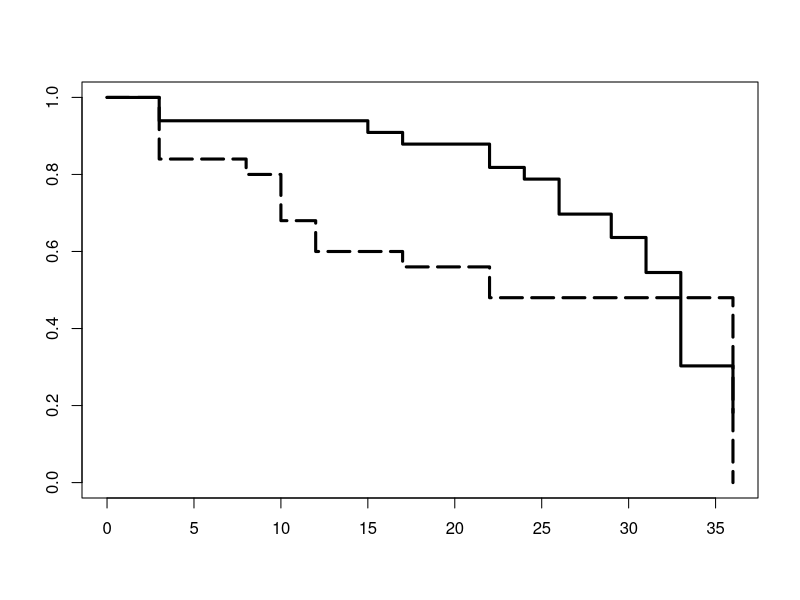
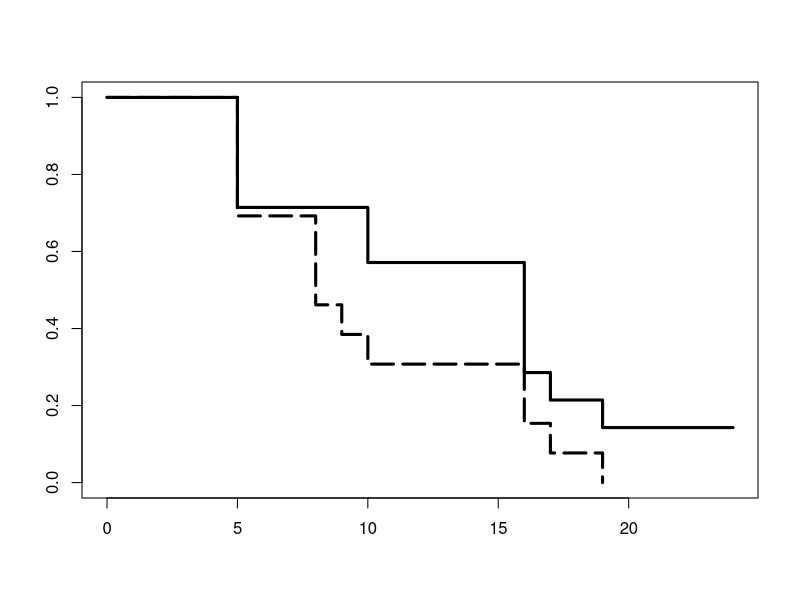
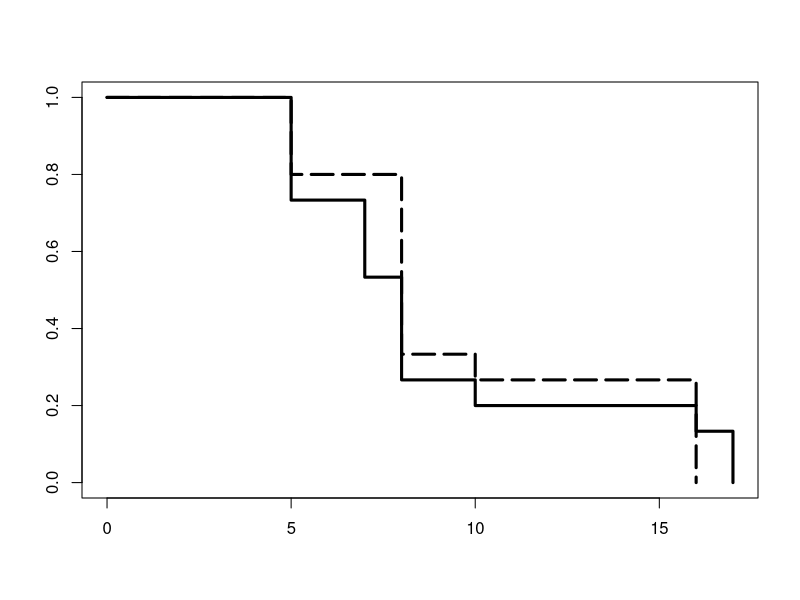
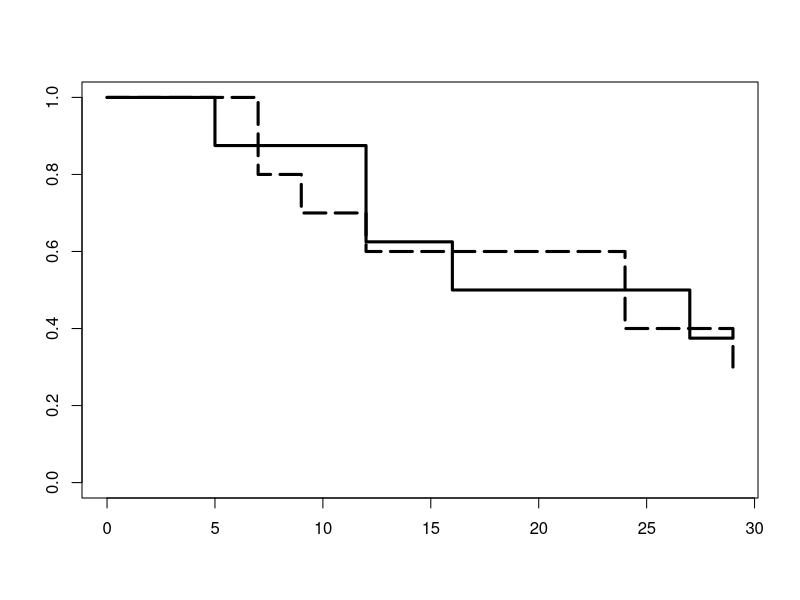
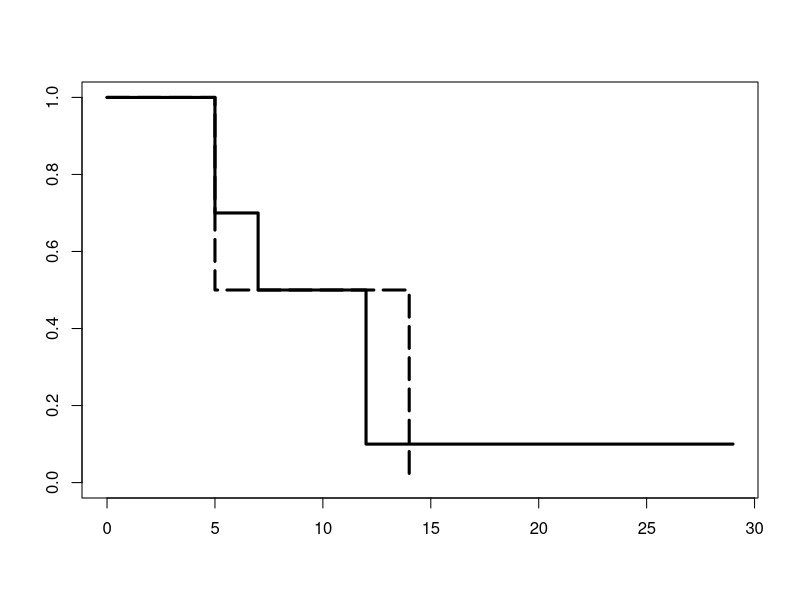
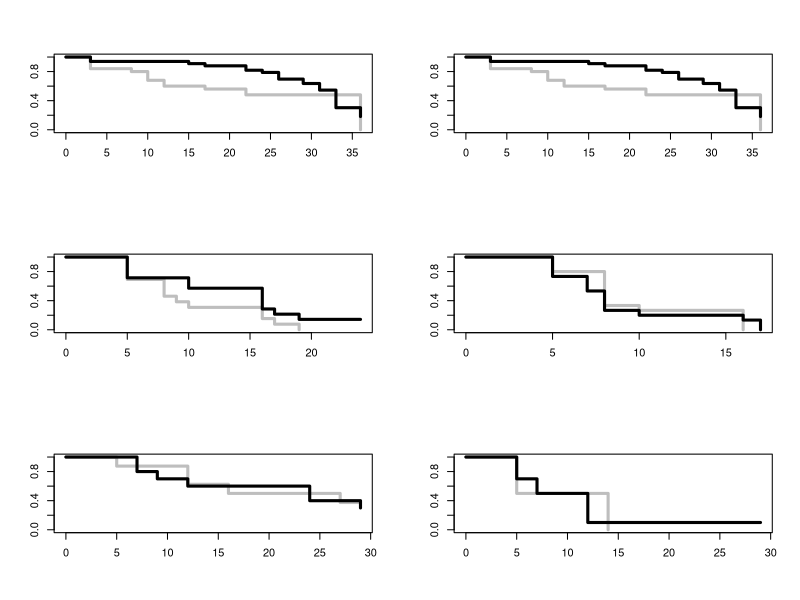
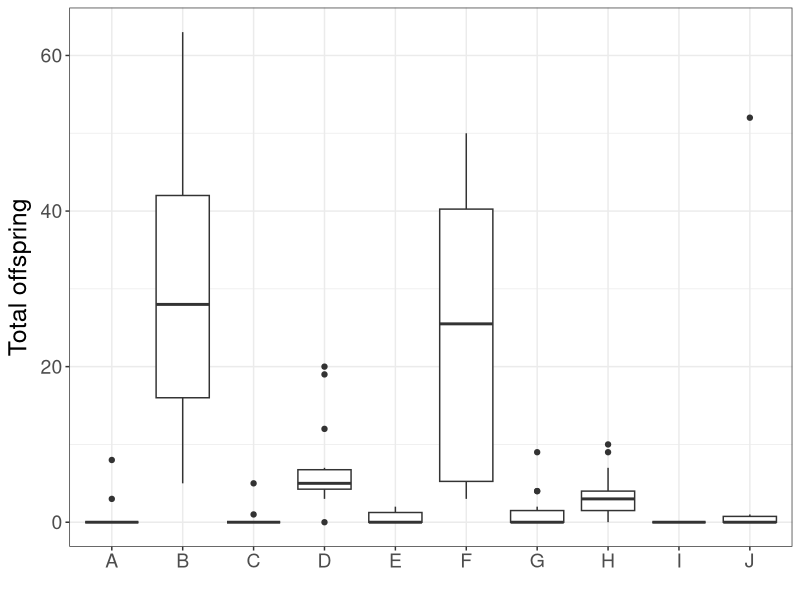

R code for these plots, in order: (Note: this script raises an error after producing the figures.)
#=============================================================================================================#
# Script created by Meghan Duffy, duffymeg@umich.edu
# Script created in version R 3.1.2 
# This script is for analyzing data related to the Duffy et al. paper re-describing
# the Daphnia brood parasite Blastulidium paedophthorum (Bp)
#=============================================================================================================#

# Set working directory
#use line below if working on pc
setwd("C:/Users/duffymeg/Box Sync/Parasites/BroodParasite/CodeforDuffyetalBPpaper")
#use line below if working on mac
# setwd("~/Box Sync/Parasites/BroodParasite/CodeforDuffyetalBPpaper")

# load all data
# North Fall 2013 life table
brooddataNorth2013 <- read.table("NorthBPLifeTable2013.txt", header=TRUE, sep="\t", na.strings="?", dec=".", strip.white=TRUE)
# Now moving on to Fall 2014 data 
# North Lake:
brooddataNorth2014 <- read.csv("NorthBPLifeTable2014.csv", header=TRUE, na.strings="?", dec=".", strip.white=TRUE)
brooddataNorth2014dentifera <- subset(brooddataNorth2014,Treatment=="Infected Dent" | Treatment=="Uninfected Dent")
brooddataNorth2014retrocurva <- subset(brooddataNorth2014,Treatment=="Infected Retro" | Treatment=="Uninfected Retro")
# Cedar Lake:
brooddataCedar2014 <- read.csv("CedarBPLifeTable2014.csv", header=TRUE, na.strings="?", dec=".", strip.white=TRUE)
brooddataCedar2014dentifera <- subset(brooddataCedar2014,Treatment=="Infected Dent" | Treatment=="Uninfected Dent")
brooddataCedar2014retrocurva <- subset(brooddataCedar2014,Treatment=="Infected Retro" | Treatment=="Uninfected Retro")

# Survival analyses
library(survival)
#Note "Censored" column is whether or not the animal died before experimental takedown 1= yes, it died during the experiment, 0 = no, it survived until the end

# North 2013 data:
model1 <- survfit(Surv(brooddataNorth2013$Day.Death, brooddataNorth2013$Censored) ~ brooddataNorth2013$Treatment)
plot(model1, lty=c(5,1),lwd=3)

tapply(brooddataNorth2013$Day.Death,brooddataNorth2013$Treatment,mean,na.rm=TRUE)

# Cox's proportional hazard model 
coxfit1 <- coxph(Surv(brooddataNorth2013$Day.Death, brooddataNorth2013$Censored) ~ brooddataNorth2013$Treatment)  
summary(coxfit1)   

# North 2014 dentifera data:
model2 <- survfit(Surv(brooddataNorth2014dentifera$Day.Death, brooddataNorth2014dentifera$Censored) ~ brooddataNorth2014dentifera$Treatment)
plot(model2, lty=c(5,1),lwd=3)

tapply(brooddataNorth2014dentifera$Day.Death,brooddataNorth2014dentifera$Treatment,mean,na.rm=TRUE)

coxfit2 <- coxph(Surv(brooddataNorth2014dentifera$Day.Death, brooddataNorth2014dentifera$Censored) ~ brooddataNorth2014dentifera$Treatment)  
summary(coxfit2)   

# North 2014 retrocurva data:
model3 <- survfit(Surv(brooddataNorth2014retrocurva$Day.Death, brooddataNorth2014retrocurva$Censored) ~ brooddataNorth2014retrocurva$Treatment)
plot(model3, lty=c(5,1),lwd=3)

tapply(brooddataNorth2014retrocurva$Day.Death,brooddataNorth2014retrocurva$Treatment,mean,na.rm=TRUE)

coxfit3 <- coxph(Surv(brooddataNorth2014retrocurva$Day.Death, brooddataNorth2014retrocurva$Censored) ~ brooddataNorth2014retrocurva$Treatment)  
summary(coxfit3)   

# Cedar 2014 dentifera data:
model4 <- survfit(Surv(brooddataCedar2014dentifera$Day.Death, brooddataCedar2014dentifera$Censored) ~ brooddataCedar2014dentifera$Treatment)
plot(model4, lty=c(1,5),lwd=3)

tapply(brooddataCedar2014dentifera$Day.Death,brooddataCedar2014dentifera$Treatment,mean,na.rm=TRUE)

coxfit4 <- coxph(Surv(brooddataCedar2014dentifera$Day.Death, brooddataCedar2014dentifera$Censored) ~ brooddataCedar2014dentifera$Treatment)  
summary(coxfit4)   

# Cedar 2014 retrocurva data:
model5 <- survfit(Surv(brooddataCedar2014retrocurva$Day.Death, brooddataCedar2014retrocurva$Censored) ~ brooddataCedar2014retrocurva$Treatment)
plot(model5, lty=c(5,1),lwd=3)

tapply(brooddataCedar2014retrocurva$Day.Death,brooddataCedar2014retrocurva$Treatment,mean,na.rm=TRUE)

coxfit5 <- coxph(Surv(brooddataCedar2014retrocurva$Day.Death, brooddataCedar2014retrocurva$Censored) ~ brooddataCedar2014retrocurva$Treatment)  
summary(coxfit5)  


# One big figure with all the survival plots:
par(mfrow=c(3,2))
plot(model1, lty=c(1,1),lwd=3, col=c("gray","black"))
plot(model1, lty=c(1,1),lwd=3, col=c("gray","black")) # placeholder; will delete when export
plot(model2, lty=c(1,1),lwd=3, col=c("gray","black"))
plot(model3, lty=c(1,1),lwd=3, col=c("gray","black"))
plot(model4, lty=c(1,1),lwd=3, col=c("gray","black"))
plot(model5, lty=c(1,1),lwd=3, col=c("gray","black"))

## Now combining all the data into one big dataset to plot reproduction:
brooddataNorth2013$LakeYear <- "North2013"
brooddataNorth2013$Host <- "dentifera"
brooddataNorth2013$Infection <- brooddataNorth2013$Treatment

library(stringr)
library(plyr)

list <- str_split(brooddataNorth2014$Treatment, " ", n = 2)
df <- ldply(list)
colnames(df) <- c("Infection", "Host")

brooddataNorth2014$Infection <- df$Infection
brooddataNorth2014$Host <- df$Host

list <- str_split(brooddataCedar2014$Treatment, " ", n = 2)
df <- ldply(list)
colnames(df) <- c("Infection", "Host")

brooddataCedar2014$Infection <- df$Infection
brooddataCedar2014$Host <- df$Host

brooddataNorth2014$LakeYear <- "North2014"
brooddataCedar2014$LakeYear <- "Cedar2014"

brooddataNorth2013$Other.Infect <- NULL

allbrooddata <- rbind(brooddataNorth2013,brooddataNorth2014,brooddataCedar2014)

allbrooddata$Host <- str_replace(allbrooddata$Host,"dentifera","Dent")

allbrooddata$Dummy <- "Q"
allbrooddata$Dummy[1:25] <- "A"
allbrooddata$Dummy[26:58] <- "B"
allbrooddata$Dummy[59:71] <- "C"
allbrooddata$Dummy[72:85] <- "D"
allbrooddata$Dummy[86:100] <- "G"
allbrooddata$Dummy[101:115] <- "H"
allbrooddata$Dummy[116:123] <- "E"
allbrooddata$Dummy[124:133] <- "F"
allbrooddata$Dummy[134:137] <- "I"
allbrooddata$Dummy[138:147] <- "J"

library(ggplot2)
ggplot(allbrooddata, aes(x=Dummy, y=Sum.Offspring)) + 
  geom_boxplot() + theme_bw() +
  labs(x=" ", y=expression(paste("Total offspring"))) + theme(
    axis.title.y = element_text(size=18,vjust=0.9),
    axis.text.x = element_text(size=14),
    axis.text.y = element_text(size=14)
  ) 

# now analyzing 
#For North 2013
#get mean reproduction of the two treatments
tapply(brooddataNorth2013$Sum.Offspring,brooddataNorth2013$Treatment,mean,na.rm=TRUE)

# non-parametric permutation test using the coin package:
library(coin)

# North 2013:
oneway_test(Sum.Offspring ~ Treatment, data=brooddataNorth2013,
            distribution=approximate(B=9999))

#For North 2014
#get mean reproduction of the two treatments
tapply(brooddataNorth2014$Sum.Offspring,brooddataNorth2014$Treatment,mean,na.rm=TRUE)

#test North 2014 dentifera using the coin package:
oneway_test(Sum.Offspring ~ Treatment, data=brooddataNorth2014dentifera,
            distribution=approximate(B=9999))

#North 2014 retrocurva
oneway_test(Sum.Offspring ~ Treatment, data=brooddataNorth2014retrocurva,
            distribution=approximate(B=9999))

#For Cedar 2014
#get mean reproduction of the treatments
tapply(brooddataCedar2014$Sum.Offspring,brooddataCedar2014$Treatment,mean,na.rm=TRUE)

#test Cedar 2014 dentifera using the coin package:
oneway_test(Sum.Offspring ~ Treatment, data=brooddataCedar2014dentifera,
            distribution=approximate(B=9999))

# test Cedar 2014 retrocurva:
oneway_test(Sum.Offspring ~ Treatment, data=brooddataCedar2014retrocurva,
            distribution=approximate(B=9999))


# looking at recovery of infected hosts
tapply(allbrooddata$Did.Clear,list(allbrooddata$LakeYear,allbrooddata$Host,allbrooddata$Infection),mean,na.rm=TRUE)
tapply(allbrooddata$Did.Clear,list(allbrooddata$LakeYear,allbrooddata$Host,allbrooddata$Infection),sum,na.rm=TRUE)
tapply(allbrooddata$Sum.Offspring,list(allbrooddata$LakeYear,allbrooddata$Host,allbrooddata$Infection,allbrooddata$Did.Clear),mean,na.rm=TRUE)

#######################CODE FOR FIELD DATA ANALYSES#####################################
library(reshape2)
library(scales)

parasitedata <- read.csv("2014ParasiteSurveyJustBrood.csv")

colnames(parasitedata)

#remove species-lake-date combinations where scanned fewer than 20 individuals of a given species
parasitedata <- subset(parasitedata,Total>19)

#remove ambigua and mendotae
shortdata <- subset(parasitedata,!Species%in%c("Ambigua","Mendotae"))

#format dates correctly
shortdata <- mutate(shortdata,Date=as.Date(Date,format="%d-%b-%y"))

shortdata$Lake <- str_replace(shortdata$Lake,"Little Appleton","LittleAppleton")
shortdata$Lake <- factor(shortdata$Lake)
shortdata$Lake2 <- shortdata$Lake
shortdata$Lake2 <- mapvalues(shortdata$Lake2, from = c("Appleton", "Bishop", "Bruin", "Cedar", "CrookedP", "CrookedW", "Gosling", "LittleAppleton", "Mill", "North", "Pickerel", "Sullivan", "Walsh", "Whitmore", "Woodland"), to = c("A", "B", "C", "D", "E", "F", "G", "H", "I", "J", "K", "L", "M", "N", "O"))
shortdata$Species <- factor(shortdata$Species)
shortdata$Species2 <- shortdata$Species
shortdata$Species2 <- mapvalues(shortdata$Species2, from = c("Ceriodaphnia", "Dentifera", "Dubia", "Parvula", "Pulicaria", "Retrocurva"), to = c("Cdu", "Dde", "Ddu", "Dpa", "Dpu", "Dre"))

#Looking at proportion of dates where brood was present
sum(shortdata$PropBrood!=0)/length(shortdata$PropBrood)

library(dplyr)
proppresent<-shortdata %>% group_by(Species2, Lake2) %>% summarize(prop = mean(PropBrood > 0), count = n())
enoughdates <- subset(proppresent,count>4)
enoughdates$perc <- enoughdates$prop*100
summarypresent <- enoughdates %>% group_by(Species2) %>% summarize (minprop = min(prop),maxprop = max(prop))
summarypresentbylake <- enoughdates %>% group_by(Lake2) %>% summarize (minprop = min(prop),maxprop = max(prop))

summarypresent
summarypresentbylake

#Plotting presence/absence data:
give.n <- function(x){
  return(c(y = 95, label = length(x)))
}

panela <- ggplot(enoughdates, aes(x=Species2, y=perc)) + 
  geom_boxplot() + theme_bw() + 
  stat_summary(fun.data = give.n, geom = "text") + 
  labs(y="Percent of sampling\ndates present") + theme(
    axis.title.x = element_blank(),
    axis.title.y = element_text(size=16,vjust=-1.9),
    axis.text.x = element_blank(),
    axis.text.y = element_text(size=14)
  ) 

panelb <- ggplot(enoughdates, aes(x=Lake2, y=perc)) + 
  geom_boxplot() + theme_bw() + 
  stat_summary(fun.data = give.n, geom = "text") + theme(
    axis.title.x = element_blank(),
    axis.title.y = element_blank(),
    axis.text.x = element_blank(),
    axis.text.y = element_blank()
  ) 

#Plotting maxima
MaxAdBrood <- ddply(shortdata,.(Species2,Lake2),summarise,max.adbrood= max(PropAdBrood, na.rm = TRUE))
MaxAsexAdBrood <- ddply(shortdata,.(Species2,Lake2),summarise,max.asexadbrood= max(PropAsexAdBrood, na.rm = TRUE))
MaxBrood <- ddply(shortdata,.(Species2,Lake2),summarise,max.brood= max(PropBrood, na.rm = TRUE))
MaxAdBrood$max.percadbrood <- MaxAdBrood$max.adbrood*100
MaxAsexAdBrood$max.percasexadbrood <- MaxAsexAdBrood$max.asexadbrood*100
MaxBrood$max.percbrood <- MaxBrood$max.brood*100

#updating give.n function so that the output is at the right point on the next set of panels
give.n <- function(x){
  return(c(y = 9.5, label = length(x)))
}

panelc <- ggplot(MaxBrood, aes(x=Species2, y=max.percbrood)) + 
  geom_boxplot() + theme_bw() + 
  stat_summary(fun.data = give.n, geom = "text") +
  labs(y=expression(paste("Maximum\nprevalence (%)"))) + theme(
    axis.title.x = element_blank(),
    axis.title.y = element_text(size=16),
    axis.text.x = element_blank(),
    axis.text.y = element_text(size=14)
  ) 

paneld <- ggplot(MaxBrood, aes(x=Lake2, y=max.percbrood)) + 
  geom_boxplot() + theme_bw() + 
  stat_summary(fun.data = give.n, geom = "text") + theme(
    axis.title.x = element_blank(),
    axis.title.y = element_blank(),
    axis.text.x = element_blank(),
    axis.text.y = element_blank()
  ) 

#updating give.n function so that the output is at the right point on the next set of panels
give.n <- function(x){
  return(c(y = 21.5, label = length(x)))
}

panele <- ggplot(MaxAsexAdBrood, aes(x=Species2, y=max.percasexadbrood)) + 
  geom_boxplot() + theme_bw() +
  stat_summary(fun.data = give.n, geom = "text") +
  labs(x="Host species", y=expression(paste("Maximum prevalence in\nasexual adults (%)"))) + theme(
    axis.title.x = element_text(size=16,vjust=-0.35),
    axis.title.y = element_text(size=16,vjust=0.9),
    axis.text.x = element_text(size=14),
    axis.text.y = element_text(size=14)
  ) 

panelf <- ggplot(MaxAsexAdBrood, aes(x=Lake2, y=max.percasexadbrood)) + 
  geom_boxplot() + theme_bw() +
  stat_summary(fun.data = give.n, geom = "text") +
  labs(x="Lake") + theme(
    axis.title.x = element_text(size=16,vjust=-0.35),
    axis.title.y = element_blank(),
    axis.text.x = element_text(size=14),
    axis.text.y = element_blank()
  ) 

library(grid)
grid.draw(rbind(ggplotGrob(panela),ggplotGrob(panelc),ggplotGrob(panele),size="last"))
grid.draw(rbind(ggplotGrob(panelb),ggplotGrob(paneld),ggplotGrob(panelf),size="last"))


tapply(MaxBrood$max.brood,list(MaxBrood$Species),max,na.rm=TRUE)
tapply(MaxAsexAdBrood$max.asexadbrood,list(MaxBrood$Species),max,na.rm=TRUE)

tapply(MaxBrood$max.brood,list(MaxBrood$Lake),max,na.rm=TRUE)
tapply(MaxAsexAdBrood$max.asexadbrood,list(MaxBrood$Lake),max,na.rm=TRUE)
